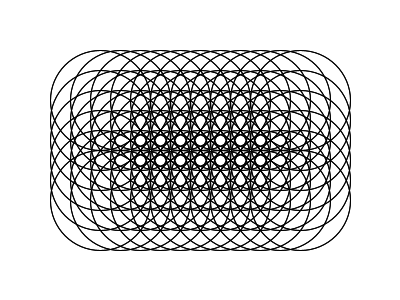
Frame 1 (no input)
Frame 60 (the mouse pressed at the canvas centre just before this capture): identical to frame 1, image omitted
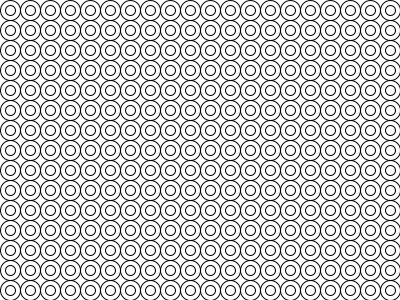
Frame 120 (the mouse held since frame 60 and released just before this capture)

The Processing sketch that drew these frames (run headless with seeded random() and noise(); from frame 60 on, the mouse is pressed at the canvas centre):

// Processing sketch: processing_57190
// ── processing_57190.pde

int option = 1;

void setup() {

size(400, 300);

smooth();

noFill();

}



void draw() {

background(255);



if (option == 1) {



for (int x = 100; x <= width-100; x += 20) {

for (int y = 100; y <= height-100; y+=20) {

ellipse (x, y, 100, 100);

ellipse (x, y, 100, 100);

}

}

} 

else if (option == 2) {



for (int x = 10; x <= width-10; x += 20) {

for (int y = 10; y <= height-10; y+=20) {
  
ellipse (x, y, 10,10);

ellipse (x,y, 20, 20);



}

}

} 

else if (option == 3) {



for (int x = 50; x <= width-50; x += 20) {

for (int y = 50; y <= height-50; y+=20) {

ellipse(x, y, 60, 60);

ellipse (x,y, 30, 30);

ellipse (x, y, 10,10);
}

}

} 

else if (option == 4) {




for (int x = 50; x <= width-50; x += 20) {

for (int y = 50; y <= height-50; y+=20) {

ellipse (x, y, 90,90);

}

}

} 

else if (option == 5) {


for (int x = 10; x < width-10; x += 50) {
for (int y = 10; y < height-10; y+=50) {

 ellipse (x,y,10,10);
 ellipse (x,y, 20,20);
 ellipse (x,y, 40,40);
 ellipse (x,y, 80,80);
 
}
}
}

else if (option ==6) {
}
}

  

void mousePressed() {

option++;

if (option > 5) option = 1;

}
